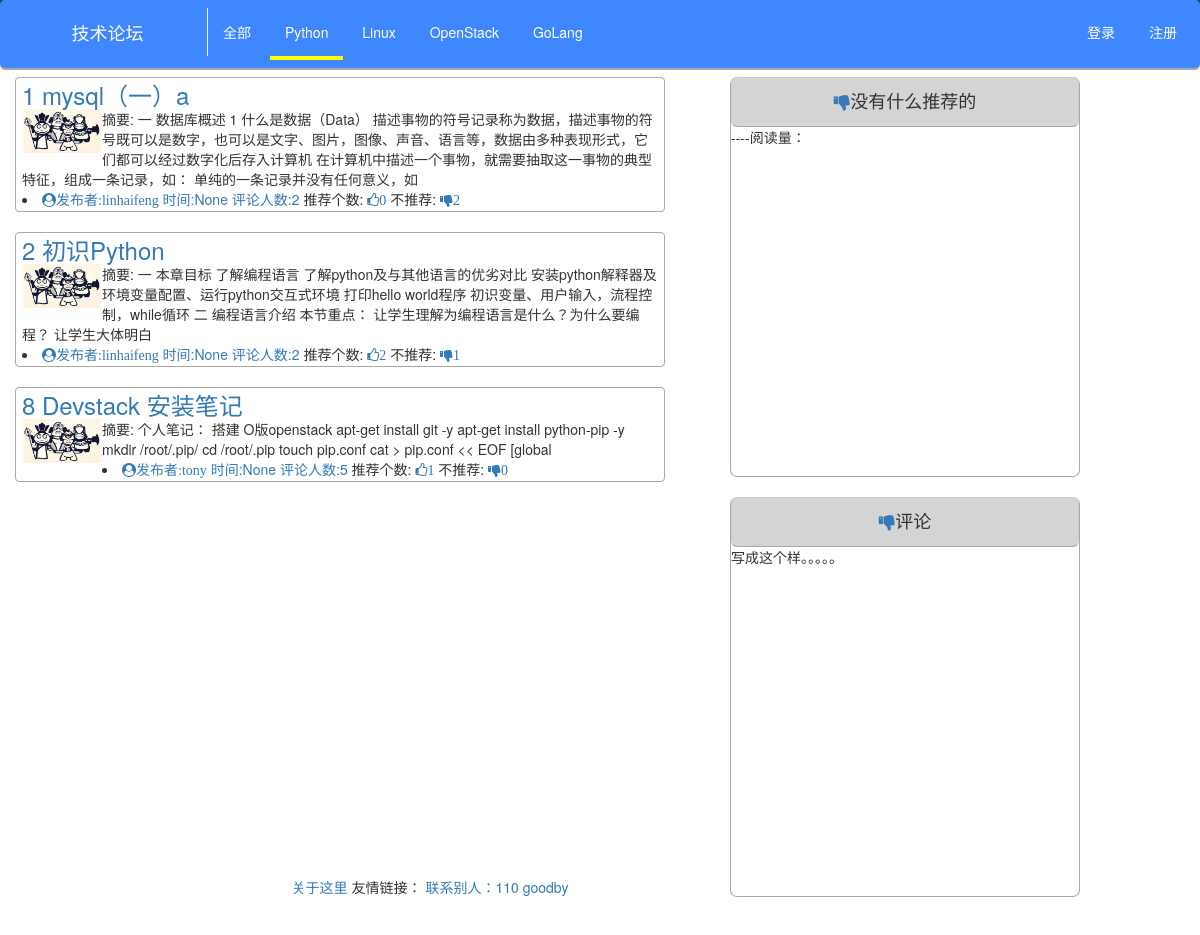
The page /all/1 on the database its author committed.
### app01/models.py (models this page shows)
class Article(models.Model):
    nid = models.BigAutoField(primary_key=True)
    title = models.CharField(verbose_name='文章标题', max_length=128)
    summary = models.CharField(verbose_name='文章简介', max_length=255)
    read_count = models.IntegerField(default=0)
    comment_count = models.IntegerField(default=0)
    up_count = models.IntegerField(default=0)
    down_count = models.IntegerField(default=0)
    create_time = models.DateTimeField(verbose_name='创建时间', auto_now_add=True)
    blog = models.ForeignKey(verbose_name='所属博客', to='Blog', to_field='nid')
    category = models.ForeignKey(verbose_name='文章类型', to='Category', to_field='nid', null=True)
    type_choices = [
        (1, "Python"),
        (2, "Linux"),
        (3, "OpenStack"),
        (4, "GoLang"),
    ]
    article_type_id = models.IntegerField(choices=type_choices, default=None)
    tags = models.ManyToManyField(
        to="Tag",
        through='Article2Tag',
        through_fields=('article', 'tag'),
    )

class Blog(models.Model):
    nid = models.BigAutoField(primary_key=True)
    title = models.CharField(verbose_name='个人博客标题', max_length=64)
    site = models.CharField(verbose_name='个人博客后缀', max_length=32, unique=True)
    theme = models.CharField(verbose_name='博客主题', max_length=32)
    user = models.OneToOneField(to='UserInfo', to_field='nid')

class UserInfo(models.Model):
    nid = models.BigAutoField(primary_key=True)
    username = models.CharField(verbose_name='用户名', max_length=32, unique=True)
    password = models.CharField(verbose_name='密码', max_length=64)
    nickname = models.CharField(verbose_name='昵称', max_length=32)
    email = models.EmailField(verbose_name='邮箱', unique=True)
    avatar = models.ImageField(verbose_name='头像')
    create_time = models.DateTimeField(verbose_name='创建时间', auto_now_add=True)
    fans = models.ManyToManyField(verbose_name='粉丝们',
                                  to='UserInfo',
                                  through='UserFans',
                                  related_name='f',
                                  through_fields=('user','follower'))

### app01/views.py (the view)
# urls.py: url(r'^all/(?P<type_id>\d+)',views.index),
def index(request,*args,**kwargs):
    condition={}
    type_id=int(kwargs.get('type_id')) if kwargs.get('type_id') else None
    if type_id:
        condition['article_type_id']=type_id
    article_list=models.Article.objects.filter(**condition)
    type_choice_list=models.Article.type_choices
    user_condition={}
    username=request.session.get('username') if request.session.get('username') else None
    if username:
        user_condition['username']=username
        userinfo_list=models.UserInfo.objects.filter(username=username).first()
        request.session['blog']=userinfo_list.blog.nid #方便后面使用，一个blog代表一个用户# ，
        user_condition['user_list']=userinfo_list
        user_condition['avatar']=userinfo_list.avatar
        return render(request,'index.html',{'userinfo_list':userinfo_list,"username":username,'user_condition':user_condition,'type_choice_list':type_choice_list,'article_list':article_list,'type_id':type_id,})
    else:
        return render(request,'index.html',{'type_choice_list':type_choice_list,'article_list':article_list,'type_id':type_id,})

### templates/index.html (shortened to what this page needs)
<!DOCTYPE html>
<html lang="en">
<head>
    <link rel="stylesheet" href="/static/css.css">
    <link rel="stylesheet" href="/static/css/bootstrap.css">
    <link rel="stylesheet" href="/static/css/commons.css">
    <link rel="stylesheet" href="/static/font-awesome-4.7.0/css/font-awesome.css">
</head>
<body class="grey-background">
    <div class="pg-header" >
        <div class="pg-body" style="background-color: #3F87FF; padding: 8px;">
            <div class="logo left"><a href="">技术论坛</a></div>
           <div class="left rmenus">
               {% if type_id %}
                    <a href="/">全部</a>
               {% else %}
                    <a href="/" class="active">全部</a>
                {% endif %}
                {% for cate_li in type_choice_list %}
                    {% if cate_li.0 == type_id %}
                        <a href="/all/{{ cate_li.0 }}" class="active">{{ cate_li.1 }} </a>
                    {% else %}
                        <a href="/all/{{ cate_li.0 }}">{{ cate_li.1 }} </a>
                    {% endif %}
                {% endfor %}
            </div>
            {% if username %}
                <div class="right avatar">
                    <img src="{{ user_condition.avatar }}" style="width: 40px; height: 40px;" alt="">
                    <div class="userinfo">
                        <a href="/managler/">
                            <li>
                            管理2
                            </li>
                        </a>
                        <a href="/logout/">
                                <li>注销</li>
                        </a>
                    </div>
                </div>
                  <div class="right rmenus">
                        <a href="">{{ user_condition.username }}</a>
                            <a href="/{{ userinfo_list.blog.site }}">我的博客:{{ userinfo_list.blog.site }}</a>
                        <a href="/manager_index.html">管理</a>
                </div>
            {% else %}
                <div class="right rmenus">
                    <a href="/login/">登录</a>
                    <a href="/register/">注册</a>
                </div>
            {% endif %}
            </div>
     </div>
<div class="container visible-sm-2 container-fluid" style="background-color: white">
    <div class="content2">
        {% for article in article_list %}
            <div class="left content3 row">
                <div class="">
                    <div class=""><h3 style="display: inline;"><a href="/detail/{{ article.nid }}.html">{{ article.nid }} {{ article.title }} </a></h3></div>
                        <a  href="" style="float: left;" ><img style="width: 80px;" src="{{ article.blog.user.avatar }}" alt=""></a>
                    <div class="">{{ article.summary }}</div>
                    <div class="">
                        <li>
                            <a class="fa fa-user-circle" aria-hidden="true">发布者:{{ article.blog.user.username }}</a>
                            <a href="">时间:{{ article.create_time }}</a>
                            <a href="">评论人数:{{ article.comment_count }}</a>
                            推荐个数: <a class="fa fa-thumbs-o-up" type="button" aria-hidden="true" id="{{ article.nid }}" onclick="praise(this);" >{{ article.up_count }}</a>
                                不推荐: <a class=" fa fa-thumbs-down" onclick="down(this);">{{ article.down_count }} </a>
                        </li>
                    </div>
                </div>
            </div>
        {% endfor %}
        </div>
        <div class="left content4">
            <div class="right_content1">
                <div class="heaer1 btn btn-default btn-lg disabled;" data-reactid=".0.2"><a href="" class=" fa fa-thumbs-down "></a>没有什么推荐的</div>
                <div>
                    <a href=""> </a>  ----阅读量：
                </div>
            </div>
            <div class="right_content1">
                <div class="heaer1 btn btn-default btn-lg disabled;" data-reactid=".0.2"><a href="" class=" fa fa-thumbs-down "></a>评论</div>
                    <div>写成这个样。。。。。</div>
            </div>
        </div>
    <div class="bottom">
        <div class="pager">
            <nav aria-label="Page navigation">
            </nav>
            <p>
                <a href="">关于这里 </a>
                友情链接：
                <a href="">联系别人：110 </a>
                <a href="">goodby</a>
            </p>
        </div>
    </div>
</div>
</body>
</html>

### static/css.css (style rules this page uses)
body { margin: 0; }
.left { float: left; }
.content2 { width: 650px; float: left; }
.content3 { width: 650px; border: 1px solid darkgray; padding: 4px 4px 2px 6px; border-radius: 4px; margin-bottom: 20px; }
.content4 { width: 350px; height: 800px; float: left; margin-left: 50px; }
.content4 .heaer1 { height: 50px; background-color: #d4d4d4; border-bottom:1px solid darkgray; width:100%; }
.right_content1 { height: 400px; border-right: 1px solid darkgray; border-left: 1px solid darkgray; border-bottom: 1px solid darkgray; border-radius: 7px; margin-bottom: 20px; width:100%; }
.bottom { width: 800px; }
.container { position: relative; width: 800px; top:29px; height: 1000px; }
.pager { margin: 0; margin-bottom: 10px; }

### static/css/commons.css (style rules this page uses)
body { margin: 0; background: local; }
.pg-header { height:48px; min-width:190px; background-color: #283e5c; line-height: 48px; }
.left { float:left; }
.right { float: right; }
.pg-body { width: 100%; float: left; position: fixed; z-index: 1; background-color: #3F87FF; box-shadow: 0 2px 0 darkgray; border-radius: 5px; }
.pg-body a { text-decoration: none; }
.pg-header .logo { color: white; font-size: 18px; border-right: 1px solid honeydew; width:200px; text-align: center; }
.pg-header a { color: white; }
.pg-header .rmenus a { display: inline-block; padding: 0 15px ; color: white; }
.active { border-bottom: 4px solid yellow; }

### rows shown on the page
Article: nid "1", title "mysql（一）a", blog.user.avatar (picture), summary "摘要: 一 数据库概述 1 什么是数据（Data） 描述事物的符号记录称为数据，描述事物的符号既可以是数字，也可以是文字、图片，图像、声音、语言等，数据由多种表现形式，它们都可以经过数字化后存入计算机 在计算机中描述一个事物，就需要抽取这一事物的典型特征，组成一条记录，如： 单纯的一条记录并没有任何意义，如", blog.user.username "linhaifeng", create_time "None", comment_count "2", up_count "0", down_count "2"
Article: nid "2", title "初识Python", blog.user.avatar (picture), summary "摘要: 一 本章目标 了解编程语言 了解python及与其他语言的优劣对比 安装python解释器及环境变量配置、运行python交互式环境 打印hello world程序 初识变量、用户输入，流程控制，while循环 二 编程语言介绍 本节重点： 让学生理解为编程语言是什么？为什么要编程？ 让学生大体明白", blog.user.username "linhaifeng", create_time "None", comment_count "2", up_count "2", down_count "1"
Article: nid "8", title "Devstack 安装笔记", blog.user.avatar (picture), summary "摘要: 个人笔记： 搭建 O版openstack apt-get install git -y apt-get install python-pip -y mkdir /root/.pip/ cd /root/.pip touch pip.conf cat > pip.conf << EOF [global", blog.user.username "tony", create_time "None", comment_count "5", up_count "1", down_count "0"

### other values the page prints
{{ cate_li.1 }} "Python"
{{ cate_li.1 }} "Linux" "OpenStack" "GoLang"
